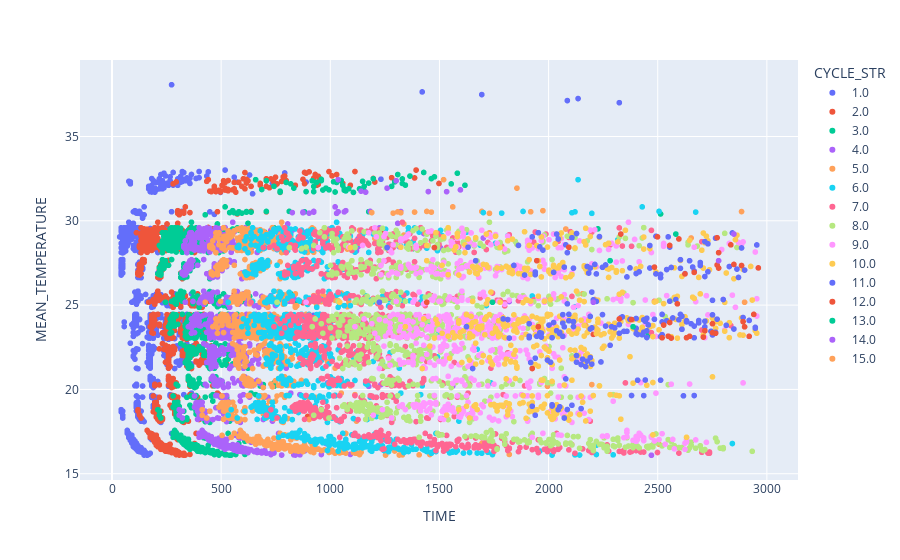

Here is the notebook cell this chart was saved with:
### Code cell
px.scatter(peaks_row_2, x="TIME", y="MEAN_TEMPERATURE", color="CYCLE_STR")

### Figure 1 — Plotly figure (JSON) as saved in the notebook; plotly's stock layout.template omitted (floating-point values rounded to 4 significant figures; data arrays with more than 128 entries replaced by an {"elided": "..."} marker saying what was removed)
{"data": [{"hovertemplate": "CYCLE_STR=1.0<br>TIME=%{x}<br>MEAN_TEMPERATURE=%{y}<extra></extra>", "legendgroup": "1.0", "marker": {"color": "#636efa", "symbol": "circle"}, "mode": "markers", "name": "1.0", "showlegend": true, "type": "scattergl", "x": {"elided": "1188 int values"}, "xaxis": "x", "y": {"elided": "1188 float values"}, "yaxis": "y"}, {"hovertemplate": "CYCLE_STR=2.0<br>TIME=%{x}<br>MEAN_TEMPERATURE=%{y}<extra></extra>", "legendgroup": "2.0", "marker": {"color": "#EF553B", "symbol": "circle"}, "mode": "markers", "name": "2.0", "showlegend": true, "type": "scattergl", "x": {"elided": "1158 int values"}, "xaxis": "x", "y": {"elided": "1158 float values"}, "yaxis": "y"}, {"hovertemplate": "CYCLE_STR=3.0<br>TIME=%{x}<br>MEAN_TEMPERATURE=%{y}<extra></extra>", "legendgroup": "3.0", "marker": {"color": "#00cc96", "symbol": "circle"}, "mode": "markers", "name": "3.0", "showlegend": true, "type": "scattergl", "x": {"elided": "1119 int values"}, "xaxis": "x", "y": {"elided": "1119 float values"}, "yaxis": "y"}, {"hovertemplate": "CYCLE_STR=4.0<br>TIME=%{x}<br>MEAN_TEMPERATURE=%{y}<extra></extra>", "legendgroup": "4.0", "marker": {"color": "#ab63fa", "symbol": "circle"}, "mode": "markers", "name": "4.0", "showlegend": true, "type": "scattergl", "x": {"elided": "1060 int values"}, "xaxis": "x", "y": {"elided": "1060 float values"}, "yaxis": "y"}, {"hovertemplate": "CYCLE_STR=5.0<br>TIME=%{x}<br>MEAN_TEMPERATURE=%{y}<extra></extra>", "legendgroup": "5.0", "marker": {"color": "#FFA15A", "symbol": "circle"}, "mode": "markers", "name": "5.0", "showlegend": true, "type": "scattergl", "x": {"elided": "1031 int values"}, "xaxis": "x", "y": {"elided": "1031 float values"}, "yaxis": "y"}, {"hovertemplate": "CYCLE_STR=6.0<br>TIME=%{x}<br>MEAN_TEMPERATURE=%{y}<extra></extra>", "legendgroup": "6.0", "marker": {"color": "#19d3f3", "symbol": "circle"}, "mode": "markers", "name": "6.0", "showlegend": true, "type": "scattergl", "x": {"elided": "998 int values"}, "xaxis": "x", "y": {"elided": "998 float values"}, "yaxis": "y"}, {"hovertemplate": "CYCLE_STR=7.0<br>TIME=%{x}<br>MEAN_TEMPERATURE=%{y}<extra></extra>", "legendgroup": "7.0", "marker": {"color": "#FF6692", "symbol": "circle"}, "mode": "markers", "name": "7.0", "showlegend": true, "type": "scattergl", "x": {"elided": "952 int values"}, "xaxis": "x", "y": {"elided": "952 float values"}, "yaxis": "y"}, {"hovertemplate": "CYCLE_STR=8.0<br>TIME=%{x}<br>MEAN_TEMPERATURE=%{y}<extra></extra>", "legendgroup": "8.0", "marker": {"color": "#B6E880", "symbol": "circle"}, "mode": "markers", "name": "8.0", "showlegend": true, "type": "scattergl", "x": {"elided": "858 int values"}, "xaxis": "x", "y": {"elided": "858 float values"}, "yaxis": "y"}, {"hovertemplate": "CYCLE_STR=9.0<br>TIME=%{x}<br>MEAN_TEMPERATURE=%{y}<extra></extra>", "legendgroup": "9.0", "marker": {"color": "#FF97FF", "symbol": "circle"}, "mode": "markers", "name": "9.0", "showlegend": true, "type": "scattergl", "x": {"elided": "674 int values"}, "xaxis": "x", "y": {"elided": "674 float values"}, "yaxis": "y"}, {"hovertemplate": "CYCLE_STR=10.0<br>TIME=%{x}<br>MEAN_TEMPERATURE=%{y}<extra></extra>", "legendgroup": "10.0", "marker": {"color": "#FECB52", "symbol": "circle"}, "mode": "markers", "name": "10.0", "showlegend": true, "type": "scattergl", "x": {"elided": "447 int values"}, "xaxis": "x", "y": {"elided": "447 float values"}, "yaxis": "y"}, {"hovertemplate": "CYCLE_STR=11.0<br>TIME=%{x}<br>MEAN_TEMPERATURE=%{y}<extra></extra>", "legendgroup": "11.0", "marker": {"color": "#636efa", "symbol": "circle"}, "mode": "markers", "name": "11.0", "showlegend": true, "type": "scattergl", "x": {"elided": "188 int values"}, "xaxis": "x", "y": {"elided": "188 float values"}, "yaxis": "y"}, {"hovertemplate": "CYCLE_STR=12.0<br>TIME=%{x}<br>MEAN_TEMPERATURE=%{y}<extra></extra>", "legendgroup": "12.0", "marker": {"color": "#EF553B", "symbol": "circle"}, "mode": "markers", "name": "12.0", "showlegend": true, "type": "scattergl", "x": [1925, 2632, 2646, 2716, 2751, 2940, 2520, 2891, 2562, 2751, 2527, 2548, 2709, 2555, 2324, 2765, 2919, 1953, 2898, 2380, 2590, 1442, 1946, 2485, 2625, 2772, 2884, 2961, 2779, 2667, 2849, 1477, 2835, 2331, 2499, 2779, 2772, 2555, 2597, 2093], "xaxis": "x", "y": [21.24, 23.07, 23.15, 23.48, 23.9, 24.45, 23.06, 24.02, 23.05, 23.37, 23.82, 23.16, 23.1, 23.97, 24.18, 23.33, 23.15, 23.72, 23.71, 24.14, 25.08, 25.17, 27.64, 27.25, 26.85, 27.38, 27.35, 27.21, 27.2, 26.94, 27.41, 28.41, 28.58, 29.21, 29.05, 28.11, 29.0, 28.54, 28.92, 28.43], "yaxis": "y"}, {"hovertemplate": "CYCLE_STR=13.0<br>TIME=%{x}<br>MEAN_TEMPERATURE=%{y}<extra></extra>", "legendgroup": "13.0", "marker": {"color": "#00cc96", "symbol": "circle"}, "mode": "markers", "name": "13.0", "showlegend": true, "type": "scattergl", "x": [2387, 1743, 2282, 2583], "xaxis": "x", "y": [23.72, 25.17, 27.64, 29.21], "yaxis": "y"}, {"hovertemplate": "CYCLE_STR=14.0<br>TIME=%{x}<br>MEAN_TEMPERATURE=%{y}<extra></extra>", "legendgroup": "14.0", "marker": {"color": "#ab63fa", "symbol": "circle"}, "mode": "markers", "name": "14.0", "showlegend": true, "type": "scattergl", "x": [2205, 2779, 2849], "xaxis": "x", "y": [25.17, 27.64, 29.21], "yaxis": "y"}, {"hovertemplate": "CYCLE_STR=15.0<br>TIME=%{x}<br>MEAN_TEMPERATURE=%{y}<extra></extra>", "legendgroup": "15.0", "marker": {"color": "#FFA15A", "symbol": "circle"}, "mode": "markers", "name": "15.0", "showlegend": true, "type": "scattergl", "x": [2898], "xaxis": "x", "y": [25.17], "yaxis": "y"}], "layout": {"legend": {"title": {"text": "CYCLE_STR"}, "tracegroupgap": 0}, "margin": {"t": 60}, "xaxis": {"anchor": "y", "domain": [0, 1], "title": {"text": "TIME"}}, "yaxis": {"anchor": "x", "domain": [0, 1], "title": {"text": "MEAN_TEMPERATURE"}}}}
